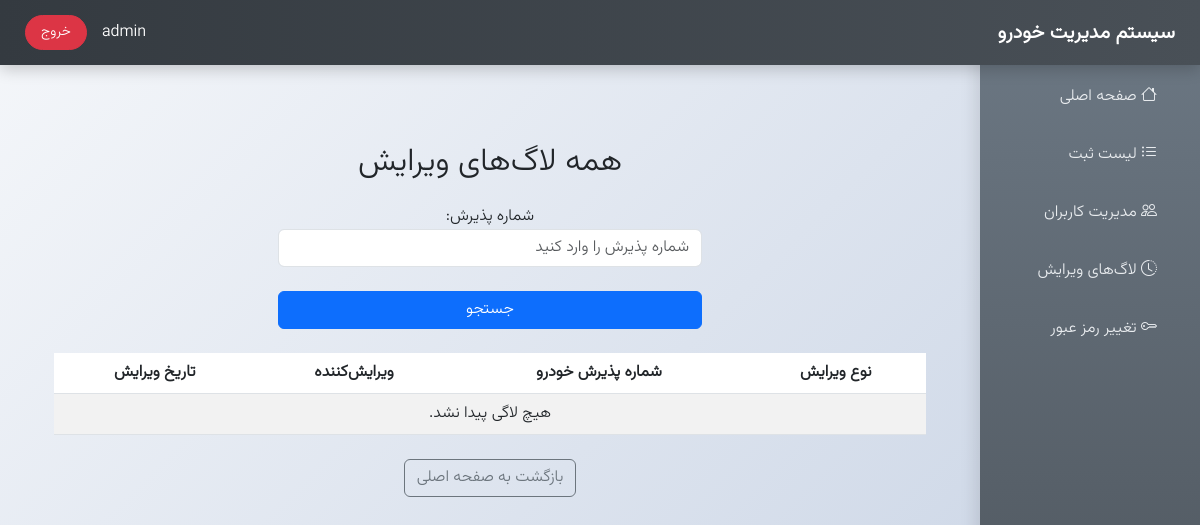
Before: /edit-logs/ (signed in) with the older database file.
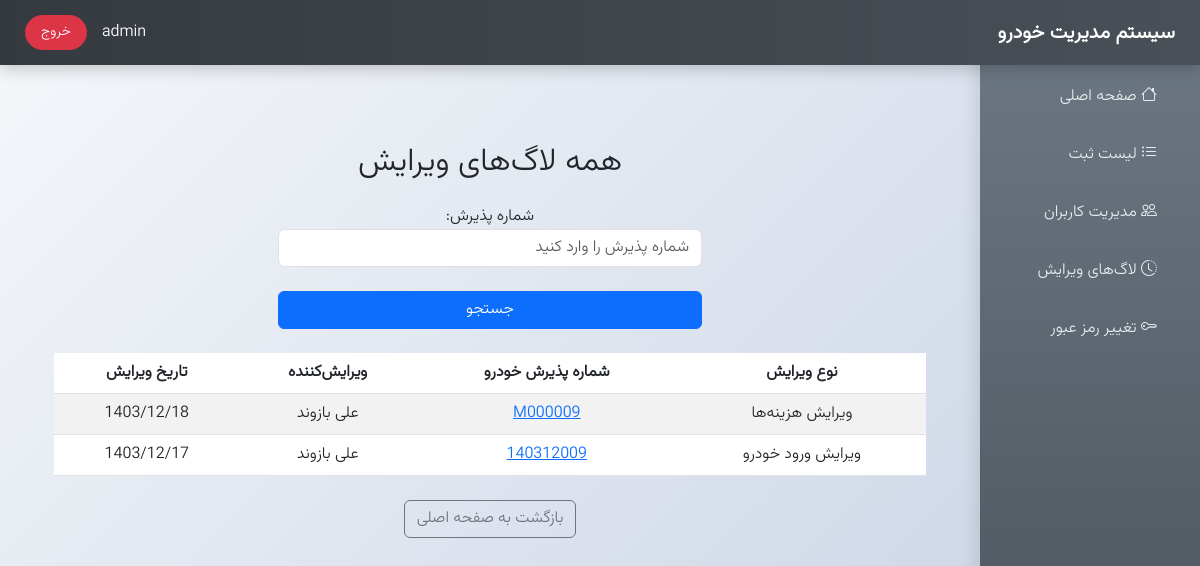
After: the same page with the newer database file.
### core/models.py (models this page shows, shortened)
class EditLog(models.Model):
    EDIT_TYPES = (
        ('CAR_ENTRY', 'ویرایش ورود خودرو'),
        ('CAR_PARTS', 'ویرایش قطعات خودرو'),
        ('CAR_COSTS', 'ویرایش هزینه‌ها'),
    )
    edit_type = models.CharField(max_length=20, choices=EDIT_TYPES, verbose_name="نوع ویرایش")
    car_entry = models.ForeignKey('CarEntry', on_delete=models.CASCADE, verbose_name="خودرو", related_name="edit_logs")
    edited_by = models.ForeignKey(User, on_delete=models.SET_NULL, null=True, verbose_name="ویرایش‌کننده",
                                  related_name="edit_logs")
    edited_at = models.CharField(max_length=10, verbose_name="تاریخ ویرایش")  # تاریخ شمسی
    class Meta:
        verbose_name = "لاگ ویرایش"
        verbose_name_plural = "لاگ‌های ویرایش"

class CarEntry(models.Model):
    parking_number = models.CharField(max_length=20, verbose_name="شماره پارکینگ")
    delivery_date = models.CharField(max_length=10, verbose_name="تاریخ تحویل")
    car_type = models.CharField(max_length=50, verbose_name="نوع خودرو")
    license_plate = models.CharField(max_length=30, verbose_name="شماره انتظامی")
    owner_name = models.CharField(max_length=100, verbose_name="نام مالک")
    engine_number = models.CharField(max_length=50, unique=True, verbose_name="شماره موتور")
    chassis_number = models.CharField(max_length=50, unique=True, verbose_name="شماره شاسی")
    has_cabin_plate = models.BooleanField(default=False, verbose_name="پلاک اتاق")
    acceptance_number = models.CharField(max_length=9, unique=True, editable=False, verbose_name="شماره پذیرش")
    accepted_by = models.CharField(max_length=100, verbose_name="مسئول پذیرش")  # نام و نام خانوادگی
    accepted_at = models.CharField(max_length=10, verbose_name="تاریخ پذیرش")
    edited_by = models.CharField(max_length=100, null=True, blank=True, verbose_name="ویرایش‌کننده")  # نام و نام خانوادگی
    driver_name = models.CharField(max_length=100, verbose_name="نام و نام خانوادگی راننده/آورنده")
    driver_license_plate = models.CharField(max_length=30, verbose_name="شماره پلاک راننده/آورنده")
    driver_phone = models.CharField(max_length=15, verbose_name="شماره تماس راننده/آورنده")

class UserProfile(models.Model):
    user = models.OneToOneField(User, on_delete=models.CASCADE, verbose_name="کاربر")
    first_name = models.CharField(max_length=50, verbose_name="نام")
    last_name = models.CharField(max_length=50, verbose_name="نام خانوادگی")
    national_code = models.CharField(max_length=10, unique=True, verbose_name="کد ملی")  # بدون default
    phone_number = models.CharField(max_length=11, verbose_name="شماره موبایل", default="09120000000")
    must_change_password = models.BooleanField(default=True, verbose_name="باید رمز را تغییر دهد")
    class Meta:
        verbose_name = "پروفایل کاربر"
        verbose_name_plural = "پروفایل‌های کاربران"

### core/views.py (the view)
# urls.py: path('edit-logs/', views.edit_logs, name='edit_logs'),
@login_required
@user_passes_test(is_admin, login_url='home')
def edit_logs(request, acceptance_number='all'):
    form = SearchLogForm(request.GET or None)
    logs = EditLog.objects.all().order_by('-edited_at')
    car = None
    if form.is_valid() and form.cleaned_data['acceptance_number']:
        search_term = form.cleaned_data['acceptance_number']
        logs = logs.filter(car_entry__acceptance_number__icontains=search_term)
    if acceptance_number != 'all':
        car = get_object_or_404(CarEntry, acceptance_number=acceptance_number)
        logs = logs.filter(car_entry=car)
    paginator = Paginator(logs, 50)  # 50 سطر در هر صفحه
    page_number = request.GET.get('page')
    try:
        page_logs = paginator.page(page_number)
    except PageNotAnInteger:
        page_logs = paginator.page(1)
    except EmptyPage:
        page_logs = paginator.page(paginator.num_pages)
    return render(request, 'core/edit_logs.html', {
        'car': car,
        'logs': page_logs,
        'form': form,
        'paginator': paginator,
    })

### core/forms.py
class SearchLogForm(forms.Form):
    acceptance_number = forms.CharField(
        max_length=9,
        required=False,
        label="شماره پذیرش",
        widget=forms.TextInput(attrs={'class': 'form-control', 'placeholder': 'شماره پذیرش را وارد کنید'})
    )

### core/views.py (called while the page is built)
def is_admin(user):
    return user.is_superuser

### core/templates/core/edit_logs.html (shortened to what this page needs)
{% extends 'core/base.html' %}
{% block content %}
    <div class="container mt-5">
        <h2 class="text-center mb-4">
            {% if car %}
                لاگ‌های ویرایش برای خودرو: {{ car.car_type }} ({{ car.acceptance_number }})
            {% else %}
                همه لاگ‌های ویرایش
            {% endif %}
        </h2>
        <form method="get" class="mb-4">
            <div class="row justify-content-center">
                <div class="col-md-6">
                    {{ form.as_p }}
                    <button type="submit" class="btn btn-primary mt-2 w-100">جستجو</button>
                </div>
            </div>
        </form>
        <table class="table table-striped">
            <thead>
                <tr>
                    <th>نوع ویرایش</th>
                    <th>شماره پذیرش خودرو</th>
                    <th>ویرایش‌کننده</th>
                    <th>تاریخ ویرایش</th>
                </tr>
            </thead>
            <tbody>
                {% for log in logs %}
                    <tr>
                        <td>{{ log.get_edit_type_display }}</td>
                        <td>
                            <a href="{% url 'car_details' log.car_entry.acceptance_number %}">{{ log.car_entry.acceptance_number }}</a>
                        </td>
                        <td>{{ log.edited_by.userprofile.first_name }} {{ log.edited_by.userprofile.last_name }}</td>
                        <td>{{ log.edited_at }}</td>
                    </tr>
                {% empty %}
                    <tr>
                        <td colspan="4" class="text-center">هیچ لاگی پیدا نشد.</td>
                    </tr>
                {% endfor %}
            </tbody>
        </table>
        <div class="text-center mt-4">
            {% if car %}
                <a href="{% url 'car_details' car.acceptance_number %}" class="btn btn-outline-secondary">بازگشت به جزئیات خودرو</a>
            {% else %}
                <a href="{% url 'home' %}" class="btn btn-outline-secondary">بازگشت به صفحه اصلی</a>
            {% endif %}
        </div>
    </div>
{% endblock %}

### core/templates/core/base.html (shortened to what this page needs)
<!DOCTYPE html>
<html lang="fa" dir="rtl">
<head>
    {% load static %}
    <link href="https://cdn.jsdelivr.net/npm/bootstrap@5.3.0/dist/css/bootstrap.min.css" rel="stylesheet">
    <link rel="stylesheet" href="{% static 'css/persianDatepicker-default.css' %}">
    <link rel="stylesheet" href="https://cdn.jsdelivr.net/npm/bootstrap-icons@1.11.3/font/bootstrap-icons.min.css">
</head>
<body>
    <div class="header">
        <div class="fw-bold fs-5">سیستم مدیریت خودرو</div>
        <div class="user-info">
            {% if user.is_authenticated %}
                <span class="fw-medium">
                    {{ user.userprofile.first_name|default:user.username }}
                </span>
                <a href="{% url 'logout' %}" class="btn btn-sm btn-danger">خروج</a>
            {% else %}
                <a href="{% url 'login' %}" class="btn btn-sm btn-primary">ورود</a>
            {% endif %}
        </div>
    </div>
    <div class="container-fluid">
        <div class="sidebar d-lg-block" id="sidebar">
            <h4 class="text-center mb-4">منو</h4>
            <nav>
                <a href="{% url 'home' %}" class="nav-link"><i class="bi bi-house me-2"></i> صفحه اصلی</a>
                <a href="{% url 'registration_list' %}" class="nav-link"><i class="bi bi-list-ul me-2"></i> لیست ثبت</a>
                {% if user.is_superuser %}
                    <a href="{% url 'user_management' %}" class="nav-link"><i class="bi bi-people me-2"></i> مدیریت کاربران</a>
                    <a href="{% url 'edit_logs' acceptance_number='all' %}" class="nav-link"><i class="bi bi-clock-history me-2"></i> لاگ‌های ویرایش</a>
                {% endif %}
                <a href="{% url 'change_password' %}" class="nav-link"><i class="bi bi-key me-2"></i> تغییر رمز عبور</a>
            </nav>
        </div>
        <div class="content">
            {% block content %}{% endblock %}
        </div>
    </div>
</body>
</html>

Changed rows visible on the page:
added EditLog: edit_type "ویرایش هزینه‌ها", car_entry.acceptance_number "M000009", edited_by.userprofile.first_name "علی", edited_by.userprofile.last_name "بازوند", edited_at "1403/12/18"
added EditLog: edit_type "ویرایش ورود خودرو", car_entry.acceptance_number "140312009", edited_by.userprofile.first_name "علی", edited_by.userprofile.last_name "بازوند", edited_at "1403/12/17"
Other visible differences:
text no longer shown: "هیچ لاگی پیدا نشد."
